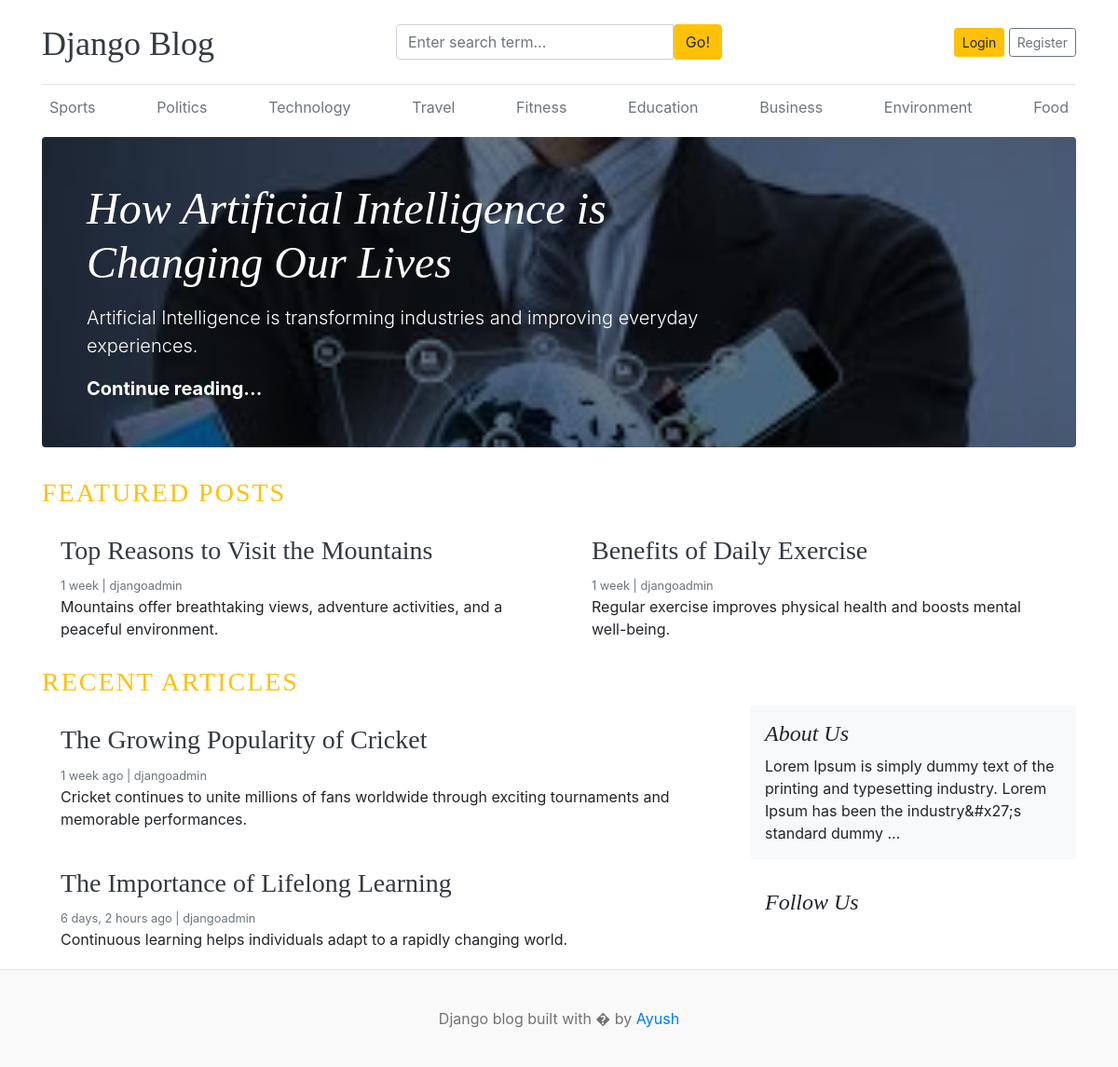
/, run on an earlier commit of the app's database.
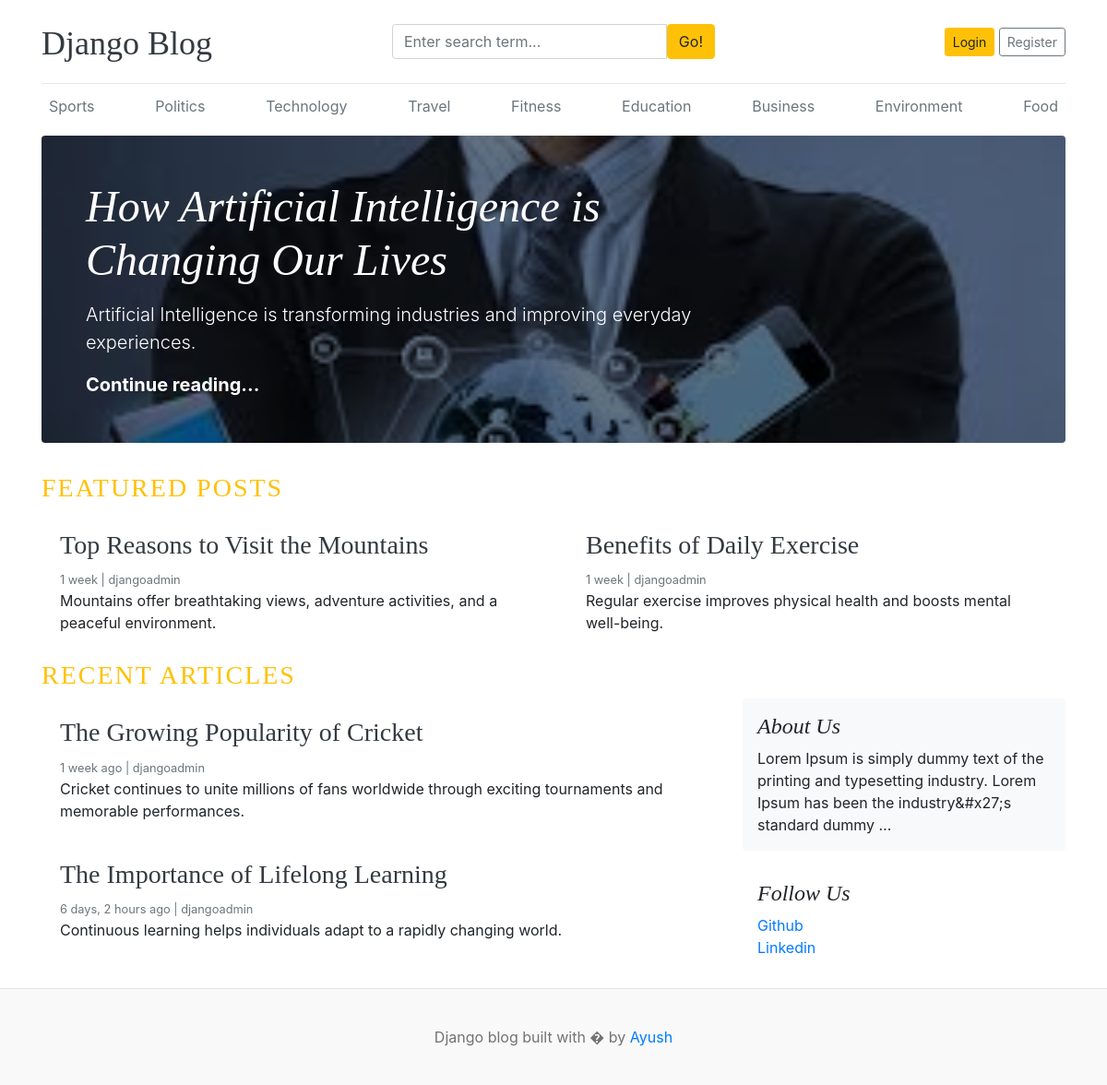
And on a later commit of the database.
### blogs/models.py (models this page shows, shortened)
class Category(models.Model):
    category_name = models.CharField(max_length=50,unique=True)
    created_at = models.DateTimeField(auto_now_add=True)
    updated_at = models.DateTimeField(auto_now=True)
    class Meta:
        verbose_name_plural = 'Categories'

class Blog(models.Model):
    title = models.CharField(max_length=100)
    slug = models.SlugField(max_length=150,unique=True,blank=True)
    category = models.ForeignKey(Category,on_delete=models.CASCADE)
    author = models.ForeignKey(User,on_delete=models.CASCADE)
    featured_image = models.ImageField(upload_to='uploads/%Y/%m/%d/')
    short_description = models.CharField(max_length=200)
    blog_body = models.TextField()
    status = models.CharField(choices=Status_Choices,default="draft")
    is_featured = models.BooleanField(default=False)
    created_at = models.DateTimeField(auto_now_add=True)
    updated_at = models.DateTimeField(auto_now=True)
    def __str__(self):
        return self.title

### assignments/models.py (models this page shows, shortened)
class SocialLink(models.Model):
    platform = models.CharField(max_length=25)
    link = models.URLField(max_length=100)
    created_at = models.DateTimeField(auto_now_add=True)
    updated_at = models.DateTimeField(auto_now=True)

### blog_main/views.py (the view)
# urls.py: 2. Add a URL to urlpatterns:  path('', views.home, name='home')
def home(request):
      featured_posts=Blog.objects.filter(is_featured=True,status="published")
      no_featured_posts=Blog.objects.filter(is_featured=False,status="published")
      print(no_featured_posts)
      about=About.objects.get()
      context={'featured_posts':featured_posts,'no_featured_posts':no_featured_posts,'about':about}
      return render(request,'home.html',context)

### blogs/context_processors.py (called while the page is built)
def get_categories(request):
    categories = Category.objects.all()
    return dict(categories=categories)

def get_social_links(request):
    social_links = SocialLink.objects.all()
    return dict(social_links=social_links)

### templates/home.html
{% extends 'base.html' %}
{% block content %}
{% for i in featured_posts %}
{% if forloop.first %}
<div class="jumbotron p-3 p-md-5 text-white rounded bg-dark"
      style="background-image: url({{i.featured_image.url}});background-blend-mode: overlay;background-size:cover;">
      <div class="col-md-8 px-0">
            <h1 class="display-4 font-italic">{{i.title}}</h1>
            <p class="lead my-3">{{i.short_description}}</p>
            <p class="lead mb-0"><a href="{% url 'blog_detail' i.slug %}" class="text-white font-weight-bold">Continue
                        reading...</a></p>
      </div>
</div>
{% endif %}
{% endfor %}
<h3 class="text-uppercase text-warning" style="letter-spacing: 2px;">Featured Posts</h3>
<div class="row mb-2">
      {% for post in featured_posts %}
      {% if not forloop.first %}
      <div class="col-md-6">
            <div class="card border-0">
                  <div class="card-body">
                        <h3><a href="{% url 'blog_detail' post.slug %}" class="text-dark">{{ post.title }}</a></h3>
                        <small class="mb-1 text-muted">{{post.created_at | timesince}} |
                              {{post.author}}</small>
                        <p class="card-text">{{post.short_description}}</p>
                  </div>
            </div>
      </div>
      {% endif %}
      {% endfor %}
</div>
<h3 class="text-uppercase text-warning" style="letter-spacing: 2px;">Recent Articles</h3>
<main role="main" class="container p-0">
      <div class="row">
            <div class="col-md-8 blog-main">
                  {% for post in no_featured_posts %}
                  <div class="card border-0">
                        <div class="card-body">
                              <h3><a href="{% url 'blog_detail' post.slug %}" class="text-dark">{{ post.title }}</a>
                              </h3>
                              <small class="mb-1 text-muted">{{ post.created_at | timesince }} ago |
                                    {{post.author }}</small>
                              <p class="card-text">{{ post.short_description}}</p>
                        </div>
                  </div>
                  {% endfor %}
            </div>
            <aside class="col-md-4 blog-sidebar">
                  <div class="p-3 mb-3 bg-light rounded">
                        <h4 class="font-italic">{{about.about_heading}}</h4>
                        <p class="mb-0">{{about.about_description | truncatewords_html:20}}</p>
                  </div>
                  <div class="p-3">
                        <h4 class="font-italic">Follow Us</h4>
                        <ol class="list-unstyled">
                              {% for link in social_links %}
                              <li><a href="{{link.link}}" target="_blank">{{link.platform}}</a></li>
                              {% endfor %}
                        </ol>
                  </div>
            </aside>
      </div>
</main>
</div>
{% endblock %}

### templates/base.html (shortened to what this page needs)
{% load static %}
<!DOCTYPE html>
<html lang="en">
<head>
      <link href="https://getbootstrap.com/docs/4.0/dist/css/bootstrap.min.css" rel="stylesheet">
      <link href="{% static 'css/blog.css' %}" rel="stylesheet">
</head>
<body>
      <div class="container">
            <header class="blog-header py-3">
                  <div class="row flex-nowrap justify-content-between align-items-center">
                        <div class="col-4 pt-1">
                              <a class="blog-header-logo text-dark" href="/">Django Blog</a>
                        </div>
                        <div class="col-4">
                              <form action="{% url 'search' %}" method="GET">
                                    <div class="input-group">
                                          <input class="form-control" type="text" name="keyword" value="{{ keyword }}"
                                                placeholder="Enter search term..." aria-label="Enter search term..."
                                                aria-describedby="button-search" />
                                          <button type="submit" class="btn btn-warning" id="button-search"
                                                type="button">Go!</button>
                                    </div>
                              </form>
                        </div>
                        <div class="col-4 d-flex justify-content-end align-items-center">
                              {% if not user.is_authenticated %}
                              <a class="btn btn-sm btn-warning" href="{% url 'login' %}">Login</a> &nbsp;
                              <a class="btn btn-sm btn-outline-secondary" href="{% url 'register' %}">Register</a>
                              {% else %}
                              <span>You are {{ user.username }}</span> &nbsp;
                              <a class="btn btn-sm btn-outline-secondary" href="{% url 'logout' %}">Logout</a>
                              {% endif %}
                        </div>
                  </div>
            </header>
            <div class="nav-scroller py-1 mb-2">
                  <nav class="nav d-flex justify-content-between">
                        {% for category in categories %}
                        <a class="p-2 text-muted"
                              href="{% url 'posts_by_category' category.id %}">{{category.category_name}}</a>
                        {% endfor %}
                  </nav>
            </div>
            {% block content %}
            {% endblock %}
            <footer class="blog-footer">
                  <p>Django blog built with � by <a href="#">Ayush</a></p>
            </footer>
</body>
</html>

What changed in the data, as far as the page shows it:
added SocialLink: platform "Github"
added SocialLink: platform "Linkedin"
